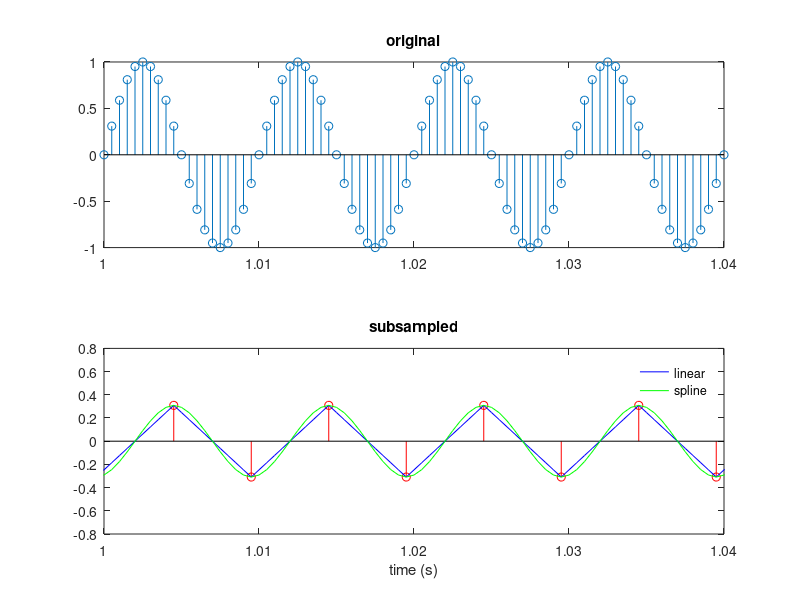
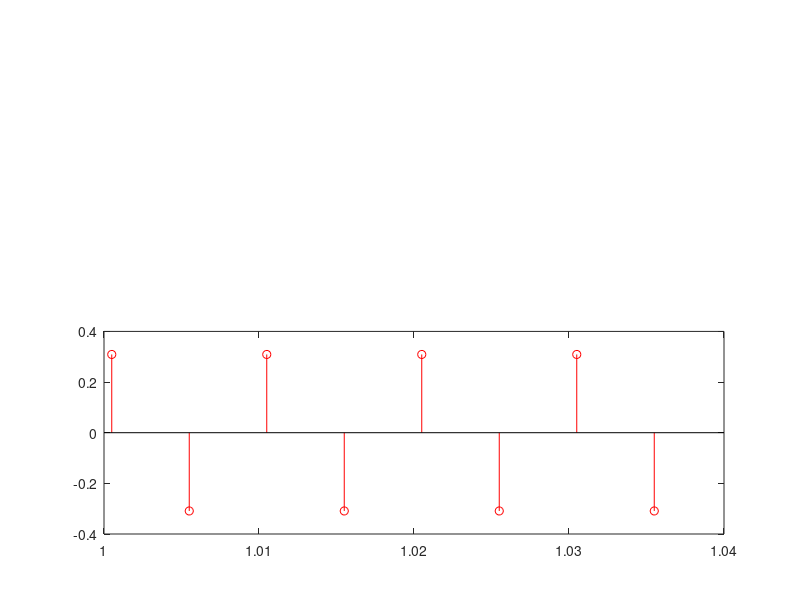
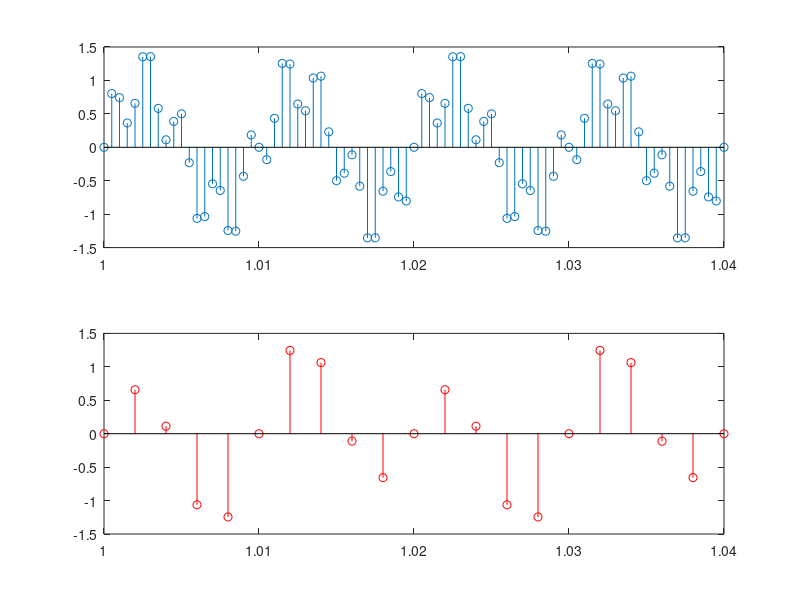
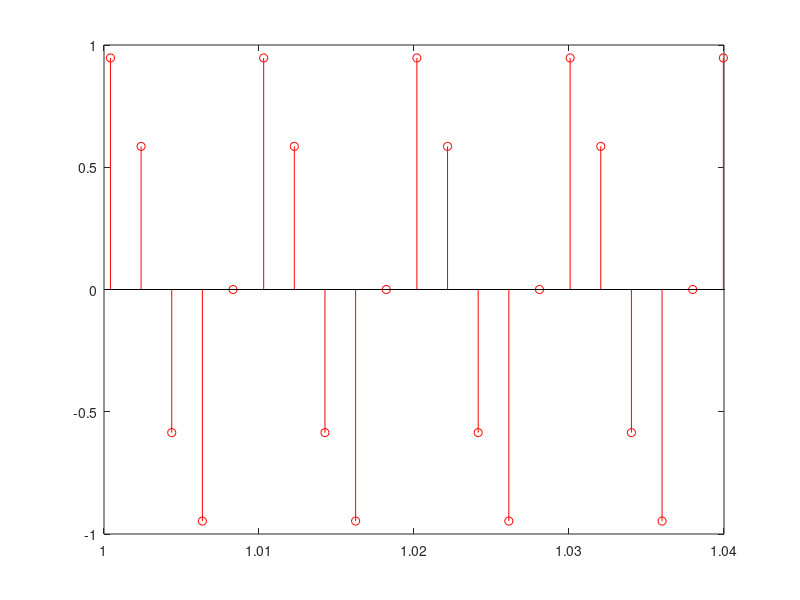

MATLAB code for these plots, in order: (Note: this script raises an error after producing the figures.)
BaseFolder = cd ('C:/Users/Syaheed/Dropbox/Waterloo/Data analysis for Neuroscience/Daily/18-09-2013');

%%

fs1 = 2000;
tvec = 0:1/fs1:4; % construct time axis, sampled at 2kHz
 
freq1 = 100;
y = sin(2*pi*freq1*tvec); % 100Hz signal
 
ax1 = subplot(211);
stem(tvec,y); title('original');

%%

subsample_factor = 10;
 
tvec2 = tvec(subsample_factor:subsample_factor:end); % take every 4th sample
y2 = y(subsample_factor:subsample_factor:end);
 
ax2 = subplot(212);
stem(tvec2,y2,'r'); title('subsampled');
xlabel('time (s)');

%%

xl = [1 1.04];
set(ax1,'XLim',xl); set(ax2,'XLim',xl);

%%

hold on;
 
y_interp = interp1(tvec2,y2,tvec,'linear');
p1 = plot(tvec,y_interp,'b');
 
y_interp2 = interp1(tvec2,y2,tvec,'spline');
p2 = plot(tvec,y_interp2,'g');
 
legend([p1 p2],{'linear','spline'},'Location','Northeast'); legend boxoff

%% 

sin(2*pi) == 0 % ...right? The answer might surprise you.
fprintf('Welcome to numerical computing!\n');

%%

figure(2)
subsample_factor = 10;
 
tvec2 = tvec(2:subsample_factor:end); % best case scenario -- can detect 100Hz signal
y2 = y(2:subsample_factor:end);
 
subplot(212)
stem(tvec2,y2,'r');
set(gca,'XLim',xl);

%% 2kHz Fs, 100Hz signal with 450Hz signal superimposed

figure(3)
 
fs1 = 2000;
tvec = 0:1/fs1:4;
 
freq1 = 100;
freq2 = 450; % note, above Nyquist frequency for our target subsampled Fs
 
y = sin(2*pi*freq1*tvec) + 0.5.*sin(2*pi*freq2*tvec);
 
subplot(211)
stem(tvec,y)
set(gca,'XLim',xl);

%% ss -- we don't care about the 450Hz signal, but...
subsample_factor = 4;
 
tvec2 = tvec(1:subsample_factor:end);
y2 = y(1:subsample_factor:end);
 
subplot(212)
stem(tvec2,y2,'r');
set(gca,'XLim',xl);

%% 
figure()
y2 = decimate(y,subsample_factor); 
stem(decimate(tvec,4),y2,'r');
set(gca,'XLim',xl);

%%
cd('C:/Users/Syaheed/Dropbox/Waterloo/Data analysis for Neuroscience/Data/R016-2012-10-08');

fname = 'R016-2012-10-08-CSC03b.Ncs';
[Timestamps, ~, SampleFrequencies, NumberOfValidSamples, Samples, Header] = Nlx2MatCSC(fname, [1 1 1 1 1], 1, 1, []);

%%
cell_split = strsplit(Header{strncmp(Header,'-ADMax',6)});
ADBitVolts = str2double(cell_split{2});

cell_split_2 = strsplit(Header{strncmp(Header,'-InputR',7)});
InputRange = str2double(cell_split_2{2});

cell_split_3 = strsplit(Header{strncmp(Header,'-Sampling',9)});
SamplingFrequency = str2double(cell_split_3{2});

Samples_conv = Samples*1500*2/(ADBitVolts*2+2);
nSamples = size(Samples,1)*size(Samples,2);
Timestamps_conv = Timestamps * 10^-6;

Samp_time = nSamples/SamplingFrequency;
Time_time = Timestamps_conv(end)-Timestamps_conv(1);

Time_diff = Time_time - Samp_time;
plot(diff(Timestamps))

%%

run(FindFile('*keys.m'))
val_start = ExpKeys.TimeOnTrack(1);
val_end = ExpKeys.TimeOffTrack(1);

a = Timestamps_conv >= val_start & Timestamps_conv <= val_end;
l_a = length(a(a == 1));

time_start_ind = find(a==1,1);
time_end_ind = time_start_ind + l_a;
TimestampsValue = Timestamps_conv(Timestamps_conv >= val_start & Timestamps_conv <= val_end);

SamplesValue = Samples_conv(:,time_start_ind:time_end_ind);

plot(diff(TimestampsValue))

%%
format long
a = 512.*(1/2000) == mode(diff(TimestampsValue));

actual_sampling_freq = 1/(mode(diff(TimestampsValue))/512);

%%

plot(diff(TimestampsValue))
hold on;
plot(NumberOfValidSamples == 512,'r')

%%

indices_crippled = find(NumberOfValidSamples ~= 512);
Samples(:,indices_crippled); % replaces with zeroes?

%%

which tsd %C:\Users\Syaheed\Documents\GitHub\vandermeerlab\util\MClust-3.5\Utilities\@tsd\tsd.m  % tsd constructor
which Range %C:\Users\Syaheed\Documents\GitHub\vandermeerlab\util\MClust-3.5\Utilities\@tsd\Range.m  % tsd method

%%
Xtsd = tsd(Timestamps,Samples(1,:));
plot(Xtsd);

%% create tsd

cd('C:/Users/Syaheed/Dropbox/Waterloo/Data analysis for Neuroscience/Data/R042-2013-08-18');
fname = 'R042-2013-08-18-CSC03a.ncs';
myLoadCSC(fname)
